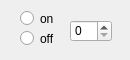
<?xml version="1.0" encoding="UTF-8"?>
<ui version="4.0">
 <class>MainWindow</class>
 <widget class="QMainWindow" name="MainWindow">
  <property name="windowModality">
   <enum>Qt::NonModal</enum>
  </property>
  <property name="enabled">
   <bool>true</bool>
  </property>
  <property name="geometry">
   <rect>
    <x>0</x>
    <y>0</y>
    <width>130</width>
    <height>60</height>
   </rect>
  </property>
  <property name="sizePolicy">
   <sizepolicy hsizetype="Fixed" vsizetype="Fixed">
    <horstretch>0</horstretch>
    <verstretch>0</verstretch>
   </sizepolicy>
  </property>
  <property name="contextMenuPolicy">
   <enum>Qt::DefaultContextMenu</enum>
  </property>
  <property name="windowTitle">
   <string>BT keep alive</string>
  </property>
  <property name="layoutDirection">
   <enum>Qt::LeftToRight</enum>
  </property>
  <property name="autoFillBackground">
   <bool>false</bool>
  </property>
  <widget class="QWidget" name="centralwidget">
   <widget class="QRadioButton" name="onButton">
    <property name="enabled">
     <bool>true</bool>
    </property>
    <property name="geometry">
     <rect>
      <x>20</x>
      <y>10</y>
      <width>82</width>
      <height>17</height>
     </rect>
    </property>
    <property name="text">
     <string>on</string>
    </property>
   </widget>
   <widget class="QRadioButton" name="offButton">
    <property name="geometry">
     <rect>
      <x>20</x>
      <y>30</y>
      <width>82</width>
      <height>17</height>
     </rect>
    </property>
    <property name="text">
     <string>off</string>
    </property>
   </widget>
   <widget class="QSpinBox" name="timerSpinBox">
    <property name="geometry">
     <rect>
      <x>70</x>
      <y>20</y>
      <width>42</width>
      <height>22</height>
     </rect>
    </property>
   </widget>
  </widget>
 </widget>
 <resources/>
 <connections/>
</ui>
